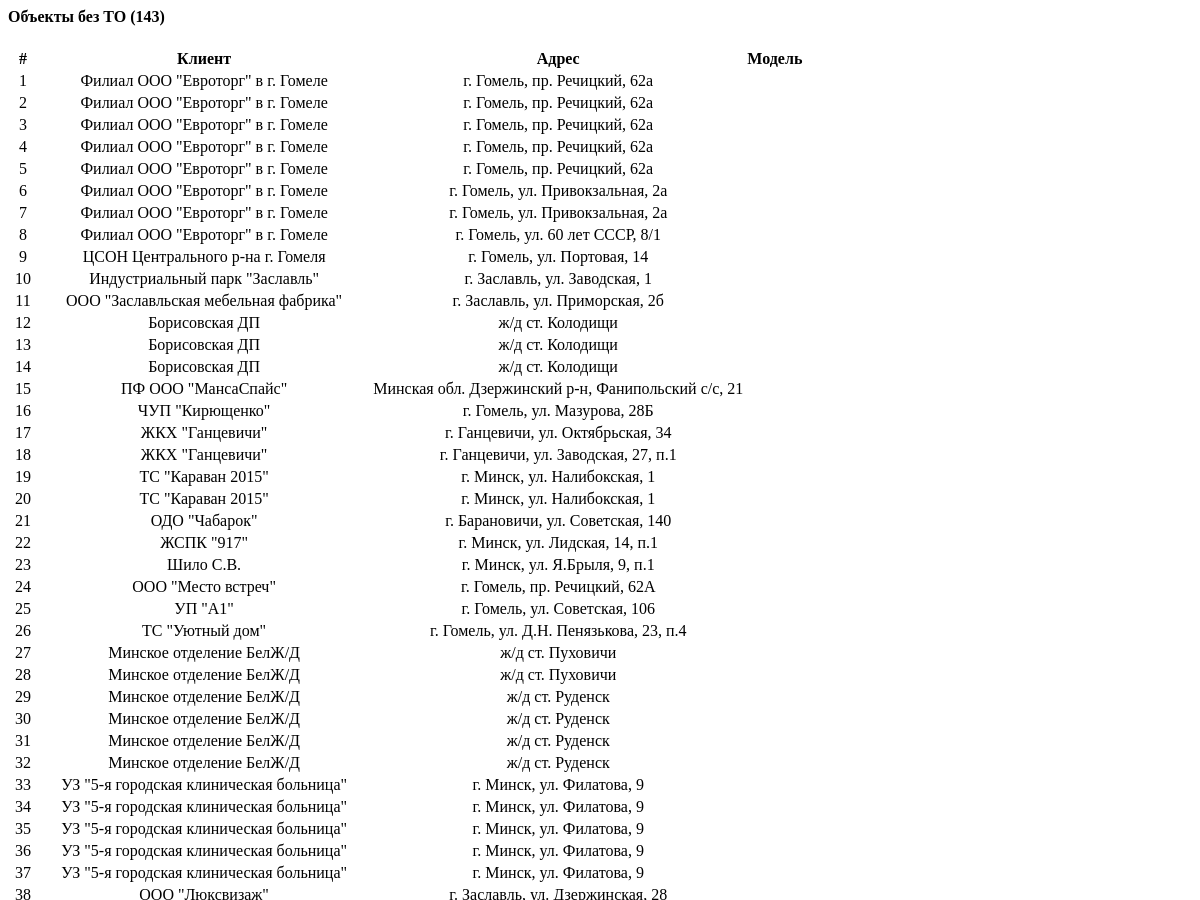
/tasks/ (signed in, upper part), run on an earlier commit of the app's database.
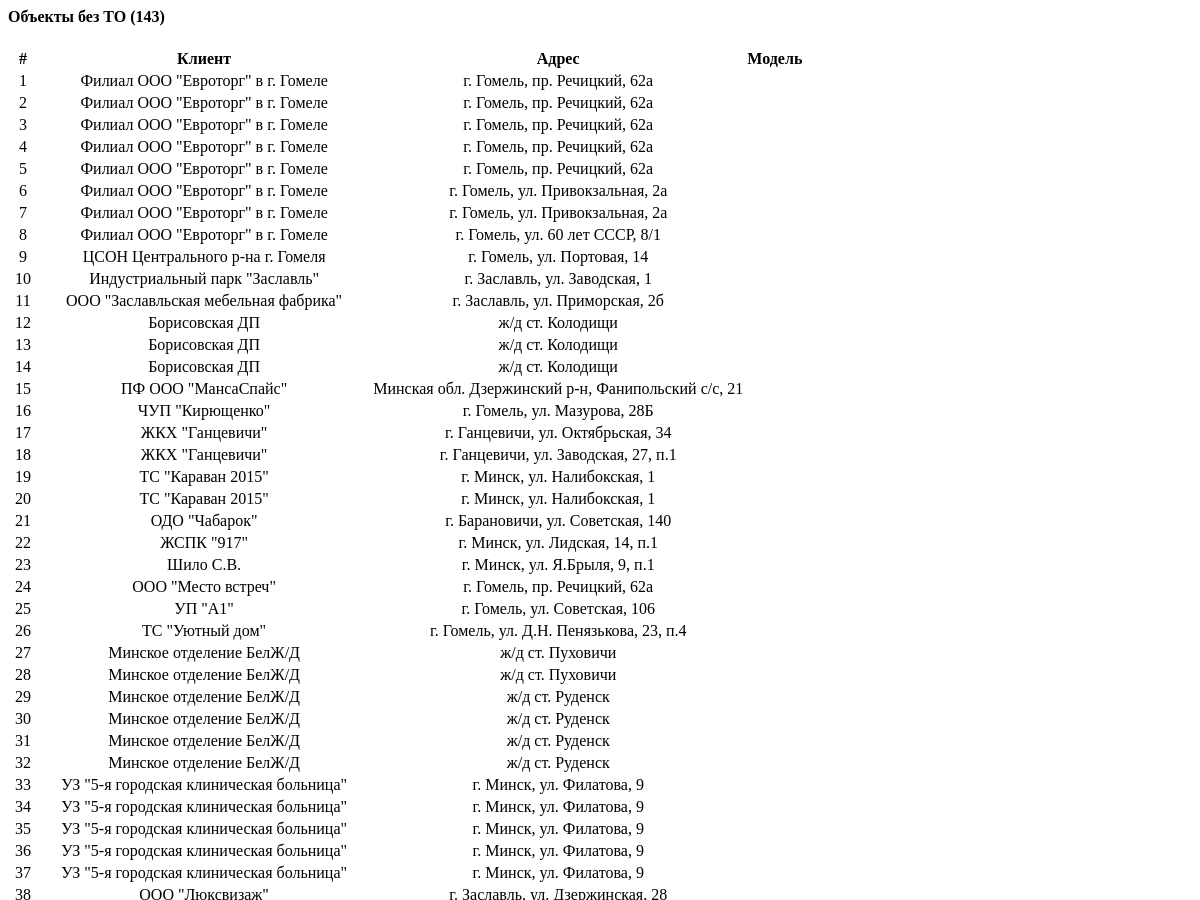
And on a later commit of the database.
### LIFTEH/models.py (models this page shows)
class Object(models.Model):
    customer = models.CharField(max_length=255, default='')
    address = models.CharField(max_length=255, default='')
    model = models.CharField(max_length=255, default='')
    work = models.CharField(max_length=20, default='')
    phone = models.CharField(max_length=20, default='')
    name = models.CharField(max_length=255, default='')
    M1 = models.DecimalField(max_digits=12, decimal_places=2, null=True)
    M2 = models.DecimalField(max_digits=12, decimal_places=2, null=True)
    M3 = models.DecimalField(max_digits=12, decimal_places=2, null=True)
    M4 = models.DecimalField(max_digits=12, decimal_places=2, null=True)
    M5 = models.DecimalField(max_digits=12, decimal_places=2, null=True)
    M6 = models.DecimalField(max_digits=12, decimal_places=2, null=True)
    M7 = models.DecimalField(max_digits=12, decimal_places=2, null=True)
    M8 = models.DecimalField(max_digits=12, decimal_places=2, null=True)
    M9 = models.DecimalField(max_digits=12, decimal_places=2, null=True)
    M10 = models.DecimalField(max_digits=12, decimal_places=2, null=True)
    M11 = models.DecimalField(max_digits=12, decimal_places=2, null=True)
    M12 = models.DecimalField(max_digits=12, decimal_places=2, null=True)
    latitude = models.FloatField(null=True, blank=True)
    longitude = models.FloatField(null=True, blank=True)
    folder_id = models.CharField(max_length=50, default='', blank=True)

### LIFTEH/views.py (the view)
# urls.py: path('tasks/', user_passes_test(lambda u: u.is_superuser)(TasksView.as_view()), name='tasks'),
class TasksView(AdminRequiredMixin, TemplateView):
    template_name = 'tasks.html'
    def get_context_data(self, **kwargs):
        context = super().get_context_data(**kwargs)
        try:
            now = timezone.localtime(timezone.now())
            first_day = timezone.make_aware(
                timezone.datetime(now.year, now.month, 1))
            last_day = timezone.make_aware(timezone.datetime(
                now.year + 1, 1, 1) if now.month == 12 else
                timezone.datetime(now.year, now.month + 1, 1)
            )
            with connection.cursor() as cursor:
                cursor.execute("""
                    SELECT DISTINCT object_id
                    FROM lifteh_service
                    WHERE service_date >= %s AND service_date < %s
                """, [first_day, last_day])
                serviced_ids = [row[0] for row in cursor.fetchall()]
            objects_without_service = list(
                Object.objects.exclude(id__in=serviced_ids).values())
            with connection.cursor() as cursor:
                cursor.execute("""
                    SELECT
                        o.customer, o.address, a.problem,
                        CASE
                            WHEN a.insert_date IS NULL THEN 'Дата не указана'
                            ELSE datetime(a.insert_date)
                        END as insert_date_str
                    FROM lifteh_avr a
                    JOIN lifteh_object o ON a.object_id = o.id
                    WHERE a.result IS NULL
                    ORDER BY a.insert_date
                """)
                unfinished_avr_data = [
                    {
                        'customer': row[0],
                        'address': row[1],
                        'problem': row[2],
                        'insert_date': row[3]
                    }
                    for row in cursor.fetchall()
                ]
            context.update({
                'objects_without_service': objects_without_service,
                'unfinished_avr_data': unfinished_avr_data,
                'now': now.strftime("%Y-%m-%d %H:%M:%S"),
                'first_day': first_day.strftime("%Y-%m-%d"),
                'last_day': last_day.strftime("%Y-%m-%d"),
                'service_count': len(serviced_ids),
                'avr_count': len(unfinished_avr_data),
            })
        except Exception as e:
            context['error'] = f"Ошибка: {str(e)}"
        return context

### LIFTEH/views.py (called while the page is built)
    def test_func(self):
        return self.request.user.is_superuser

### LIFTEH/templates/tasks.html (shortened to what this page needs)
{% block content %}
<div>
            <div class="card mb-4">
                <div class="card-header">
                    <h4>Объекты без ТО ({{ objects_without_service|length }})</h4>
                </div>
                <div class="card-body">
                    {% if objects_without_service %}
                    <table class="table table-hover">
                        <thead>
                            <tr>
                                <th style="text-align: center;">#</th>
                                <th style="text-align: center;">Клиент</th>
                                <th style="text-align: center;">Адрес</th>
                                <th style="text-align: center;">Модель</th>
                            </tr>
                        </thead>
                        <tbody>
                            {% for object in objects_without_service %}
                            <tr>
                                <td style="text-align: center;">{{ forloop.counter }}</td>
                                <td style="text-align: center;">{{ object.customer }}</td>
                                <td style="text-align: center;">{{ object.address }}</td>
                                <td style="text-align: center;">{{ object.model }}</td>
                            </tr>
                            {% endfor %}
                        </tbody>
                    </table>
                    {% else %}
                    <div class="alert alert-success">Все объекты обслуживаются</div>
                    {% endif %}
                </div>
            </div>
</div>
{% endblock %}

What changed in the data, as far as the page shows it:
changed Object "ООО \"Место встреч\"": address "г. Гомель, пр. Речицкий, 62А" → "г. Гомель, пр. Речицкий, 62а"
